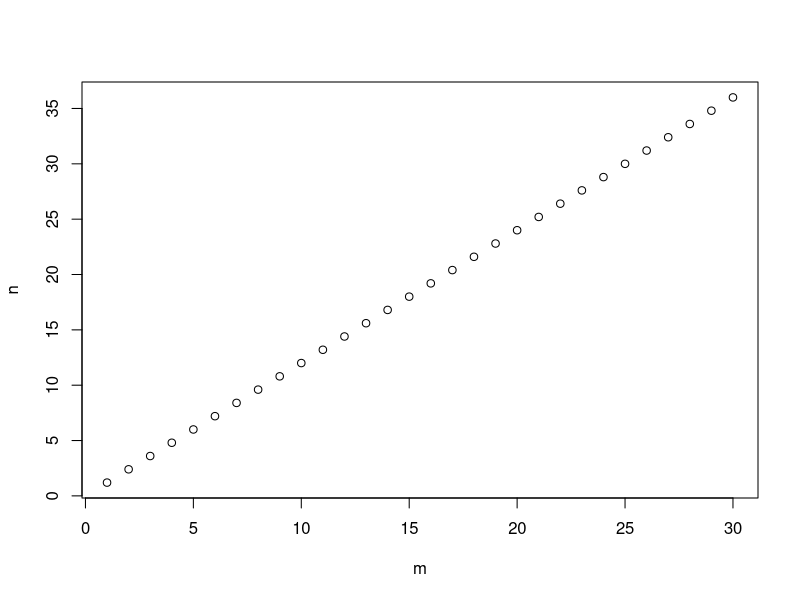

This chart was generated by the following R code:
## ---- chunk 1
## here is a code chunk
x <- c(1:30)
y <- 1.2
m <- matrix(data = x, nrow = 10, ncol = 3)
m
## ---- chunk 2
## here is a code chunk with source code hidden, only showing the output
x <- c(1:30)
y <- 1.2
m <- matrix(data = x, nrow = 10, ncol = 3)
m
n <- m*y
## ---- chunk 3
plot(m, n)
